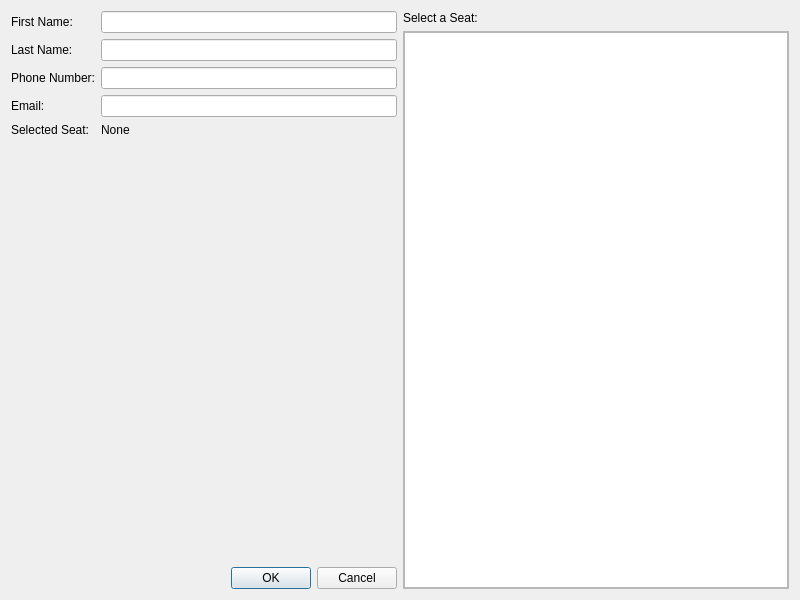
<?xml version="1.0" encoding="UTF-8"?>
<ui version="4.0">
 <class>PassengerDialog</class>
 <widget class="QDialog" name="PassengerDialog">
  <property name="geometry">
   <rect>
    <x>0</x>
    <y>0</y>
    <width>600</width>
    <height>400</height>
   </rect>
  </property>
  <property name="windowTitle">
   <string>Passenger Details</string>
  </property>
  <property name="minimumSize">
   <size>
    <width>800</width>
    <height>600</height>
   </size>
  </property>
  <layout class="QHBoxLayout" name="horizontalLayout">
   <item>
    <layout class="QVBoxLayout" name="leftLayout">
     <item>
      <layout class="QFormLayout" name="formLayout">
       <item row="0" column="0">
        <widget class="QLabel" name="firstNameLabel">
         <property name="text">
          <string>First Name:</string>
         </property>
        </widget>
       </item>
       <item row="0" column="1">
        <widget class="QLineEdit" name="firstNameEdit"/>
       </item>
       <item row="1" column="0">
        <widget class="QLabel" name="lastNameLabel">
         <property name="text">
          <string>Last Name:</string>
         </property>
        </widget>
       </item>
       <item row="1" column="1">
        <widget class="QLineEdit" name="lastNameEdit"/>
       </item>
       <item row="2" column="0">
        <widget class="QLabel" name="phoneLabel">
         <property name="text">
          <string>Phone Number:</string>
         </property>
        </widget>
       </item>
       <item row="2" column="1">
        <widget class="QLineEdit" name="phoneEdit"/>
       </item>
       <item row="3" column="0">
        <widget class="QLabel" name="emailLabel">
         <property name="text">
          <string>Email:</string>
         </property>
        </widget>
       </item>
       <item row="3" column="1">
        <widget class="QLineEdit" name="emailEdit"/>
       </item>
       <item row="4" column="0">
        <widget class="QLabel" name="seatLabel">
         <property name="text">
          <string>Selected Seat:</string>
         </property>
        </widget>
       </item>
       <item row="4" column="1">
        <widget class="QLabel" name="seatNumberLabel">
         <property name="text">
          <string>None</string>
         </property>
        </widget>
       </item>
      </layout>
     </item>
     <item>
      <widget class="QDialogButtonBox" name="buttonBox">
       <property name="orientation">
        <enum>Qt::Horizontal</enum>
       </property>
       <property name="standardButtons">
        <set>QDialogButtonBox::Cancel|QDialogButtonBox::Ok</set>
       </property>
      </widget>
     </item>
    </layout>
   </item>
   <item>
    <layout class="QVBoxLayout" name="rightLayout">
     <item>
      <widget class="QLabel" name="seatMapLabel">
       <property name="text">
        <string>Select a Seat:</string>
       </property>
      </widget>
     </item>
     <item>
      <widget class="QScrollArea" name="seatScrollArea">
       <property name="widgetResizable">
        <bool>true</bool>
       </property>
       <widget class="SeatMapWidget" name="seatMapWidget" native="false">
        <property name="sizePolicy">
         <sizepolicy hsizetype="Expanding" vsizetype="Expanding">
          <horstretch>1</horstretch>
          <verstretch>1</verstretch>
         </sizepolicy>
        </property>
       </widget>
      </widget>
     </item>

    </layout>
   </item>
  </layout>
 </widget>
 <customwidgets>
  <customwidget>
   <class>SeatMapWidget</class>
   <extends>QGraphicsView</extends>
   <header>gui/SeatMapWidget.h</header>
  </customwidget>
 </customwidgets>
 <resources/>
 <connections>
  <connection>
   <sender>buttonBox</sender>
   <signal>accepted()</signal>
   <receiver>PassengerDialog</receiver>
   <slot>accept()</slot>
   <hints>
    <hint type="sourcelabel">
     <x>248</x>
     <y>254</y>
    </hint>
    <hint type="destinationlabel">
     <x>157</x>
     <y>274</y>
    </hint>
   </hints>
  </connection>
  <connection>
   <sender>buttonBox</sender>
   <signal>rejected()</signal>
   <receiver>PassengerDialog</receiver>
   <slot>reject()</slot>
   <hints>
    <hint type="sourcelabel">
     <x>316</x>
     <y>260</y>
    </hint>
    <hint type="destinationlabel">
     <x>286</x>
     <y>274</y>
    </hint>
   </hints>
  </connection>
 </connections>
</ui> 
